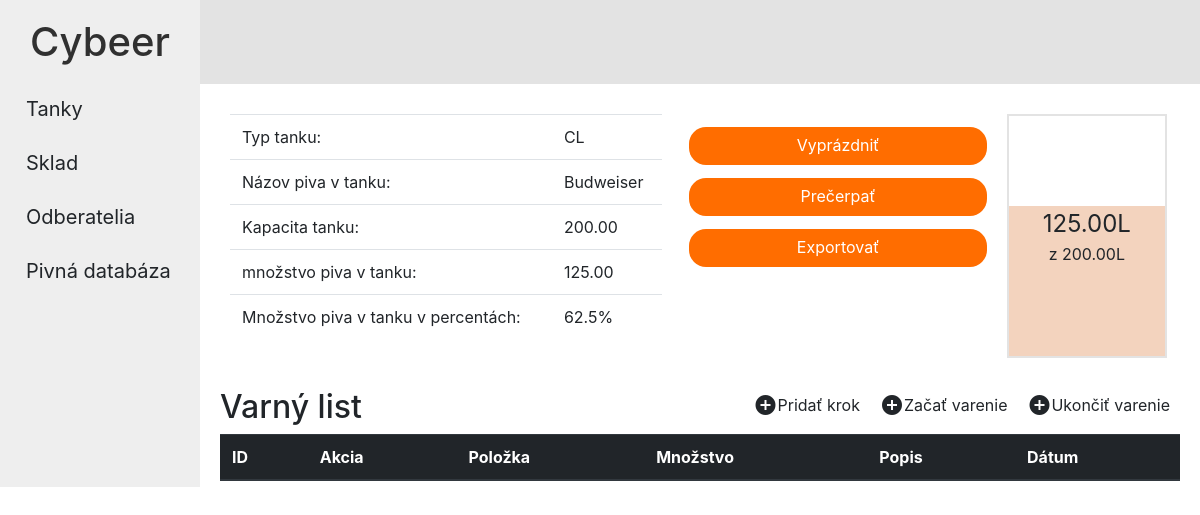
The app's page /index.php/tanks/view/1, older data.
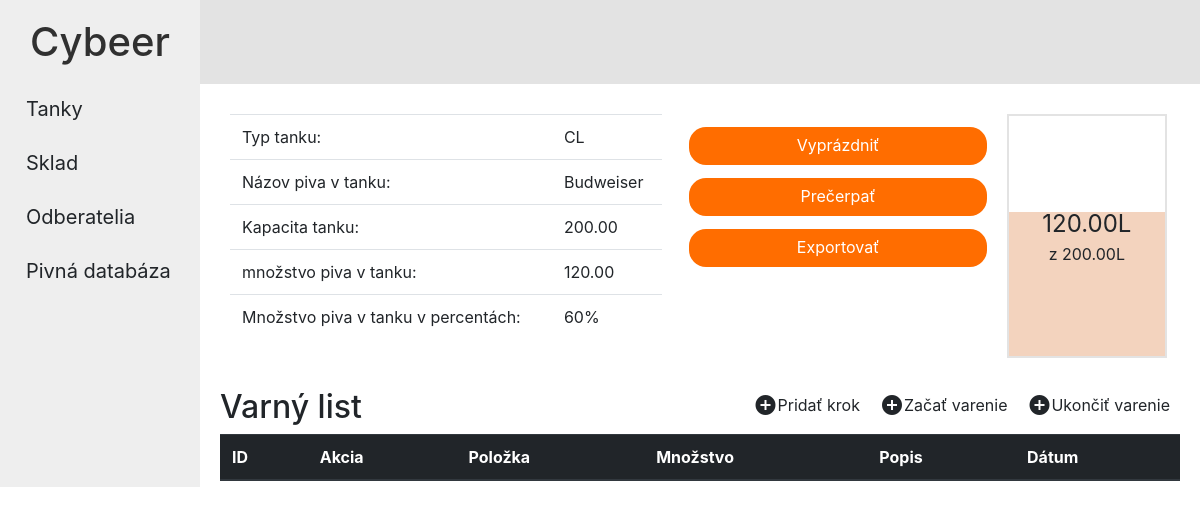
The same page, newer data.
### tables this page shows
CREATE TABLE `tanks` (
  `id` int(11) NOT NULL,
  `user_id` int(11) NOT NULL,
  `type` enum('CL','CK') NOT NULL,
  `name` varchar(100) DEFAULT NULL,
  `capacity` decimal(10,2) NOT NULL,
  `status` decimal(10,2) NOT NULL
);

### application/controllers/tanks.php (called while the page is built, shortened)
<?php
class Tanks extends CI_Controller {
    public function __construct()
    {
        $this->load->model('tanks_model');
        $this->load->model('brewing_model');
        $this->load->helper('url_helper');
        $this->load->helper('html');
    }
    public function view($id = NULL)
    {
        $data['user']['id'] = 1;
        $data['tanks_item'] = $this->tanks_model->get_tanks($data['user']['id'], $id);
        $data['title'] = $data['tanks_item']['name'];
        $data['brew_list'] = $this->brewing_model->get_brew_list($id);
        $data['brew_log'] = $this->brewing_model->get_brew_log($data['brew_list']['id']);
        $this->load->view('templates/header', $data);
        $this->load->view('tanks/view', $data);
        $this->load->view('templates/footer');
    }
}

### index.php (called while the page is built, shortened)
<?php
require_once BASEPATH.'core/CodeIgniter.php';

### application/models/Tanks_model.php (called while the page is built, shortened)
<?php
class Tanks_model extends CI_Model {
    public function get_tanks($user_id = false, $id = false)
    {
        if ($id !== false) {
            $query = $this->db->get_where('tanks', array('id' => $id, 'user_id' => $user_id));
            return $this->calculate_fillings($query->row_array());
        } else if($user_id !== false) {
            $query = $this->db->get_where('tanks', array('user_id' => $user_id));
            $tanks = $this->calculate_fillings($query->result_array());
            return $tanks;
        } else {
            return false;
        }
    }
    private function calculate_fillings($tanks)
    {
        if (!isset($tanks['type'])) {
            foreach($tanks as &$tank) {
                $tank['filling_amount_percent'] = $tank['status'] / $tank['capacity'] * 100;
            }
            return $tanks;
        } else {
            $tanks['filling_amount_percent'] = $tanks['status'] / $tanks['capacity'] * 100;
            return $tanks;
        }
    }
}

### application/views/tanks/view.php (the view, shortened to what the changed rows need)
<div class="tank-view">
    <div class="left-column">
        <table class="table">
            <tbody>
                <tr>
                    <td>Typ tanku:</td>
                    <td><?php echo $tanks_item['type']; ?></td>
                </tr>
                <tr>
                    <td>Názov piva v tanku:</td>
                    <td><?php echo $tanks_item['name']; ?></td>
                </tr>
                <tr>
                    <td>Kapacita tanku:</td>
                    <td><?php echo $tanks_item['capacity']; ?></td>
                </tr>
                <tr>
                    <td>množstvo piva v tanku:</td>
                    <td><?php echo $tanks_item['status']; ?></td>
                </tr>
                <tr>
                    <td>Množstvo piva v tanku v percentách:</td>
                    <td><?php echo $tanks_item['filling_amount_percent']; ?>%</td>
                </tr>
            </tbody>
        </table>
    </div>
    <div class="right-column">
        <div class="tank-filling">
            <div class="filling" style="height: <?php echo $tanks_item['filling_amount_percent']; ?>%;"></div>
            <div class="outer">
              <div class="middle">
                <div class="inner">
                    <div class="filling_number"><?php echo $tanks_item['status']; ?>L</div>
                    <div class="capacity">z <?php echo $tanks_item['capacity']; ?>L</div>
                </div>
              </div>
            </div>
        </div>
    </div>
    <div class="brew-list">
        <div class="float-left">
            <h2>Varný list</h2>
        </div>
        <table class="table">
            <thead class="thead-dark">
                <tr>
                  <th scope="col">ID</th>
                  <th scope="col">Akcia</th>
                  <th scope="col">Položka</th>
                  <th scope="col">Množstvo</th>
                  <th scope="col">Popis</th>
                  <th scope="col">Dátum</th>
                </tr>
            </thead>
        </table>
    </div>
</div>

Row changes from the older to the newer data that the page shows:
changed tanks "CL": status "125.00" → "120.00"
Text that changed along with them:
$tanks_item['filling_amount_percent']: "62.5" → "60"
$tanks_item['filling_amount_percent']: 62.5 → 60 (drawn)
